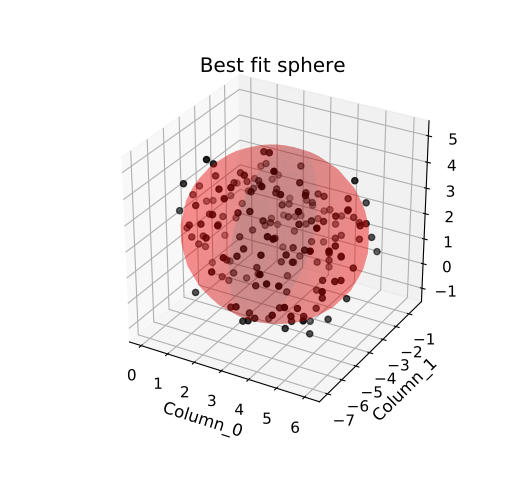

Here is the Python script that generated this plot:
"Fit a sphere with curve_fit."
from Stoner import Data
from numpy import sin,cos,pi,column_stack,zeros_like,sqrt,ones_like,meshgrid,linspace
from numpy.random import normal,uniform
import matplotlib.pyplot as plt

def transform(r,q,p):
    """Converts from spherical to cartesian co-ordinates."""
    x=r*sin(q)*cos(p)
    y=r*sin(q)*sin(p)
    z=r*cos(q)
    return x,y,z

def sphere(coords,a,b,c,r):
    """Returns zero if (x,y,z) lies on a sphere centred at (a,b,c) with radius r."""
    x,y,z=coords
    return (x-a)**2+(y-b)**2+(z-c)**2-r**2

# Create some points approximately spherical distribution
p=uniform(low=-pi/2,high=pi/2,size=250)
q=uniform(low=-pi,high=pi,size=250)
r=normal(loc=3.0,size=250,scale=0.5)

x,y,z=transform(r,q,p)

x+=3.0
y-=4.0
z+=2.0

# Construct the  DataFile object
d=Data(column_stack((x,y,z)),setas="xyz",filename="Best fit sphere")
d.template.fig_width=5.2
d.template.fig_height=5.0 # Square aspect ratio
d.plot_xyz(plotter="scatter")

#curve_fit does the hard work
popt,pcov=d.curve_fit(sphere,(0,1,2),zeros_like(d.x))

# This manually constructs the best fit sphere
a,b,c,r=popt
p=linspace(-pi/2,pi/2,16)
q=linspace(-pi,pi,31)
P,Q=meshgrid(p,q)
R=ones_like(P)*r
x,y,z=transform(R,Q,P)
x+=a
y+=b
z+=c

ax=plt.gca(projection="3d")
ax.plot_surface(x,y,z,rstride=1,cstride=1,color=(1.0,0.0,0.0,0.25),linewidth=0)
plt.draw()
